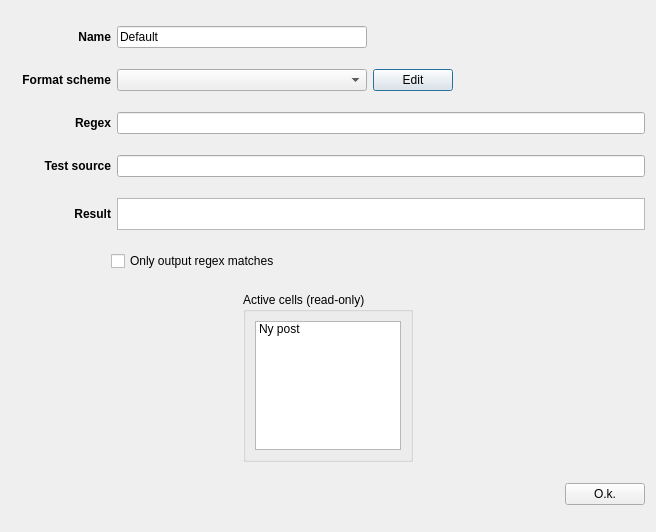
<?xml version="1.0" encoding="UTF-8"?>
<ui version="4.0">
 <class>RegexProcessorDialog</class>
 <widget class="QDialog" name="RegexProcessorDialog">
  <property name="geometry">
   <rect>
    <x>0</x>
    <y>0</y>
    <width>656</width>
    <height>532</height>
   </rect>
  </property>
  <property name="sizePolicy">
   <sizepolicy hsizetype="MinimumExpanding" vsizetype="MinimumExpanding">
    <horstretch>0</horstretch>
    <verstretch>0</verstretch>
   </sizepolicy>
  </property>
  <property name="windowTitle">
   <string>Antilog - Regex processor</string>
  </property>
  <property name="windowIcon">
   <iconset>
    <normaloff>:/artwork/artwork/icon.png</normaloff>:/artwork/artwork/icon.png</iconset>
  </property>
  <layout class="QVBoxLayout" name="verticalLayout">
   <item>
    <layout class="QHBoxLayout" name="iconLayout"/>
   </item>
   <item>
    <layout class="QHBoxLayout" name="horizontalLayout_2">
     <item>
      <widget class="QLabel" name="label_2">
       <property name="sizePolicy">
        <sizepolicy hsizetype="Fixed" vsizetype="Preferred">
         <horstretch>0</horstretch>
         <verstretch>0</verstretch>
        </sizepolicy>
       </property>
       <property name="minimumSize">
        <size>
         <width>100</width>
         <height>0</height>
        </size>
       </property>
       <property name="font">
        <font>
         <weight>75</weight>
         <bold>true</bold>
        </font>
       </property>
       <property name="text">
        <string>Name</string>
       </property>
       <property name="alignment">
        <set>Qt::AlignRight|Qt::AlignTrailing|Qt::AlignVCenter</set>
       </property>
      </widget>
     </item>
     <item>
      <widget class="QLineEdit" name="name">
       <property name="sizePolicy">
        <sizepolicy hsizetype="Fixed" vsizetype="Fixed">
         <horstretch>0</horstretch>
         <verstretch>0</verstretch>
        </sizepolicy>
       </property>
       <property name="minimumSize">
        <size>
         <width>250</width>
         <height>0</height>
        </size>
       </property>
       <property name="text">
        <string>Default</string>
       </property>
      </widget>
     </item>
     <item>
      <spacer name="horizontalSpacer_2">
       <property name="orientation">
        <enum>Qt::Horizontal</enum>
       </property>
       <property name="sizeHint" stdset="0">
        <size>
         <width>40</width>
         <height>20</height>
        </size>
       </property>
      </spacer>
     </item>
    </layout>
   </item>
   <item>
    <layout class="QHBoxLayout" name="horizontalLayout">
     <item>
      <widget class="QLabel" name="label">
       <property name="minimumSize">
        <size>
         <width>100</width>
         <height>0</height>
        </size>
       </property>
       <property name="font">
        <font>
         <weight>75</weight>
         <bold>true</bold>
        </font>
       </property>
       <property name="text">
        <string>Format scheme</string>
       </property>
       <property name="alignment">
        <set>Qt::AlignRight|Qt::AlignTrailing|Qt::AlignVCenter</set>
       </property>
      </widget>
     </item>
     <item>
      <widget class="QComboBox" name="comboBoxFormat">
       <property name="sizePolicy">
        <sizepolicy hsizetype="Fixed" vsizetype="Fixed">
         <horstretch>0</horstretch>
         <verstretch>0</verstretch>
        </sizepolicy>
       </property>
       <property name="minimumSize">
        <size>
         <width>250</width>
         <height>0</height>
        </size>
       </property>
      </widget>
     </item>
     <item>
      <widget class="QPushButton" name="pushButtonEditFormatScheme">
       <property name="text">
        <string>Edit</string>
       </property>
      </widget>
     </item>
     <item>
      <spacer name="horizontalSpacer">
       <property name="orientation">
        <enum>Qt::Horizontal</enum>
       </property>
       <property name="sizeHint" stdset="0">
        <size>
         <width>40</width>
         <height>20</height>
        </size>
       </property>
      </spacer>
     </item>
    </layout>
   </item>
   <item>
    <layout class="QHBoxLayout" name="horizontalLayout_3">
     <item>
      <widget class="QLabel" name="label_3">
       <property name="minimumSize">
        <size>
         <width>100</width>
         <height>0</height>
        </size>
       </property>
       <property name="font">
        <font>
         <weight>75</weight>
         <bold>true</bold>
        </font>
       </property>
       <property name="text">
        <string>Regex</string>
       </property>
       <property name="alignment">
        <set>Qt::AlignRight|Qt::AlignTrailing|Qt::AlignVCenter</set>
       </property>
      </widget>
     </item>
     <item>
      <widget class="QLineEdit" name="lineEditRegex">
       <property name="sizePolicy">
        <sizepolicy hsizetype="MinimumExpanding" vsizetype="Fixed">
         <horstretch>0</horstretch>
         <verstretch>0</verstretch>
        </sizepolicy>
       </property>
      </widget>
     </item>
    </layout>
   </item>
   <item>
    <layout class="QHBoxLayout" name="horizontalLayout_4">
     <item>
      <widget class="QLabel" name="label_4">
       <property name="minimumSize">
        <size>
         <width>100</width>
         <height>0</height>
        </size>
       </property>
       <property name="font">
        <font>
         <weight>75</weight>
         <bold>true</bold>
        </font>
       </property>
       <property name="text">
        <string>Test source</string>
       </property>
       <property name="alignment">
        <set>Qt::AlignRight|Qt::AlignTrailing|Qt::AlignVCenter</set>
       </property>
      </widget>
     </item>
     <item>
      <widget class="QLineEdit" name="lineEditTestSource"/>
     </item>
    </layout>
   </item>
   <item>
    <layout class="QHBoxLayout" name="horizontalLayout_5">
     <item>
      <widget class="QLabel" name="label_5">
       <property name="minimumSize">
        <size>
         <width>100</width>
         <height>0</height>
        </size>
       </property>
       <property name="font">
        <font>
         <weight>75</weight>
         <bold>true</bold>
        </font>
       </property>
       <property name="text">
        <string>Result</string>
       </property>
       <property name="alignment">
        <set>Qt::AlignRight|Qt::AlignTrailing|Qt::AlignVCenter</set>
       </property>
      </widget>
     </item>
     <item>
      <widget class="QTextBrowser" name="textBrowserMatches">
       <property name="sizePolicy">
        <sizepolicy hsizetype="Expanding" vsizetype="Fixed">
         <horstretch>0</horstretch>
         <verstretch>0</verstretch>
        </sizepolicy>
       </property>
       <property name="maximumSize">
        <size>
         <width>16777215</width>
         <height>32</height>
        </size>
       </property>
       <property name="verticalScrollBarPolicy">
        <enum>Qt::ScrollBarAlwaysOff</enum>
       </property>
       <property name="horizontalScrollBarPolicy">
        <enum>Qt::ScrollBarAlwaysOff</enum>
       </property>
      </widget>
     </item>
    </layout>
   </item>
   <item>
    <layout class="QHBoxLayout" name="horizontalLayout_8">
     <item>
      <spacer name="horizontalSpacer_6">
       <property name="orientation">
        <enum>Qt::Horizontal</enum>
       </property>
       <property name="sizeType">
        <enum>QSizePolicy::Fixed</enum>
       </property>
       <property name="sizeHint" stdset="0">
        <size>
         <width>100</width>
         <height>20</height>
        </size>
       </property>
      </spacer>
     </item>
     <item>
      <layout class="QVBoxLayout" name="verticalLayout_3">
       <item>
        <widget class="QCheckBox" name="checkBoxOnlyOutputMatches">
         <property name="text">
          <string>Only output regex matches</string>
         </property>
        </widget>
       </item>
      </layout>
     </item>
     <item>
      <spacer name="horizontalSpacer_7">
       <property name="orientation">
        <enum>Qt::Horizontal</enum>
       </property>
       <property name="sizeHint" stdset="0">
        <size>
         <width>40</width>
         <height>20</height>
        </size>
       </property>
      </spacer>
     </item>
    </layout>
   </item>
   <item>
    <layout class="QHBoxLayout" name="horizontalLayout_9">
     <item>
      <spacer name="horizontalSpacer_8">
       <property name="orientation">
        <enum>Qt::Horizontal</enum>
       </property>
       <property name="sizeHint" stdset="0">
        <size>
         <width>40</width>
         <height>20</height>
        </size>
       </property>
      </spacer>
     </item>
     <item>
      <widget class="QGroupBox" name="groupBoxActive">
       <property name="sizePolicy">
        <sizepolicy hsizetype="Fixed" vsizetype="Fixed">
         <horstretch>0</horstretch>
         <verstretch>0</verstretch>
        </sizepolicy>
       </property>
       <property name="maximumSize">
        <size>
         <width>170</width>
         <height>170</height>
        </size>
       </property>
       <property name="title">
        <string>Active cells (read-only)</string>
       </property>
       <layout class="QVBoxLayout" name="verticalLayout_2">
        <item>
         <widget class="QListWidget" name="listWidgetActive">
          <property name="sizePolicy">
           <sizepolicy hsizetype="Preferred" vsizetype="Preferred">
            <horstretch>0</horstretch>
            <verstretch>0</verstretch>
           </sizepolicy>
          </property>
          <property name="maximumSize">
           <size>
            <width>16777215</width>
            <height>16777215</height>
           </size>
          </property>
          <property name="acceptDrops">
           <bool>false</bool>
          </property>
          <property name="editTriggers">
           <set>QAbstractItemView::NoEditTriggers</set>
          </property>
          <property name="showDropIndicator" stdset="0">
           <bool>false</bool>
          </property>
          <property name="dragEnabled">
           <bool>false</bool>
          </property>
          <property name="dragDropMode">
           <enum>QAbstractItemView::NoDragDrop</enum>
          </property>
          <property name="defaultDropAction">
           <enum>Qt::CopyAction</enum>
          </property>
          <property name="selectionMode">
           <enum>QAbstractItemView::NoSelection</enum>
          </property>
          <property name="viewMode">
           <enum>QListView::ListMode</enum>
          </property>
          <item>
           <property name="text">
            <string>Ny post</string>
           </property>
          </item>
         </widget>
        </item>
       </layout>
      </widget>
     </item>
     <item>
      <spacer name="horizontalSpacer_9">
       <property name="orientation">
        <enum>Qt::Horizontal</enum>
       </property>
       <property name="sizeType">
        <enum>QSizePolicy::Expanding</enum>
       </property>
       <property name="sizeHint" stdset="0">
        <size>
         <width>40</width>
         <height>20</height>
        </size>
       </property>
      </spacer>
     </item>
    </layout>
   </item>
   <item>
    <layout class="QHBoxLayout" name="horizontalLayout_7">
     <item>
      <spacer name="horizontalSpacer_3">
       <property name="orientation">
        <enum>Qt::Horizontal</enum>
       </property>
       <property name="sizeHint" stdset="0">
        <size>
         <width>40</width>
         <height>20</height>
        </size>
       </property>
      </spacer>
     </item>
     <item>
      <widget class="QPushButton" name="pushButtonOk">
       <property name="text">
        <string>O.k.</string>
       </property>
       <property name="icon">
        <iconset resource="../resources.qrc">
         <normaloff>:/artwork/artwork/button_ok.svg</normaloff>:/artwork/artwork/button_ok.svg</iconset>
       </property>
      </widget>
     </item>
    </layout>
   </item>
  </layout>
 </widget>
 <resources>
  <include location="../resources.qrc"/>
 </resources>
 <connections/>
</ui>
